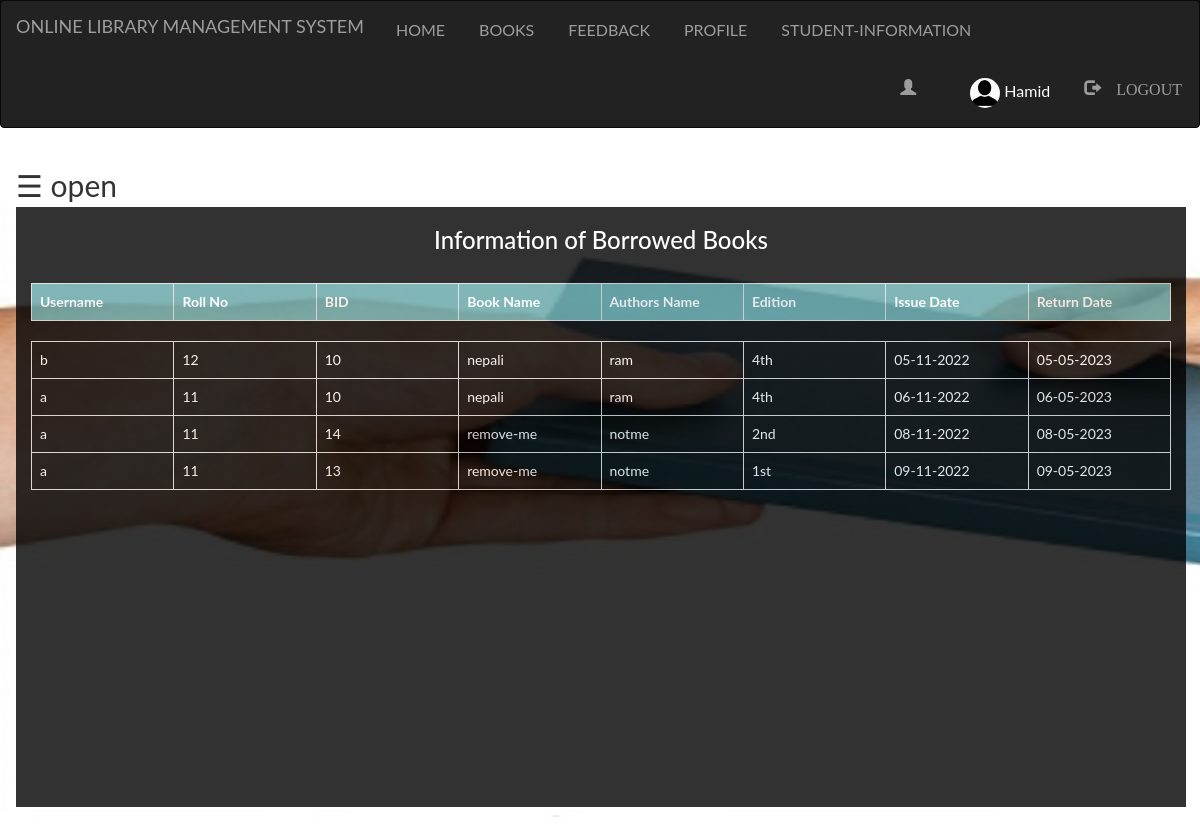
/Admin/issue_info.php (signed in), run on the app's committed database.
### tables this page shows
CREATE TABLE `student` (
  `first` varchar(100) NOT NULL,
  `last` varchar(100) NOT NULL,
  `username` varchar(100) NOT NULL,
  `password` varchar(100) NOT NULL,
  `roll` int(100) NOT NULL,
  `email` varchar(100) NOT NULL,
  `contact` varchar(100) NOT NULL,
  `pic` varchar(100) NOT NULL
);

CREATE TABLE `books` (
  `bid` int(100) NOT NULL,
  `name` varchar(100) NOT NULL,
  `authors` varchar(100) NOT NULL,
  `edition` varchar(100) NOT NULL,
  `status` varchar(100) NOT NULL,
  `quantity` int(100) NOT NULL,
  `department` varchar(100) NOT NULL,
  `bcount` int(100) NOT NULL
);

CREATE TABLE `issue_book` (
  `id` int(100) NOT NULL,
  `username` varchar(100) NOT NULL,
  `bid` int(100) NOT NULL,
  `approve` varchar(100) NOT NULL,
  `issue` varchar(100) NOT NULL,
  `return` varchar(100) NOT NULL
);

### Admin/issue_info.php (the view, shortened to what this page needs)
<?php
  include "navbar.php";
?>
<!DOCTYPE html>
<html>
<head>
</head>
<body>
<div id="main">
  <span style="font-size:30px;cursor:pointer" onclick="openNav()">&#9776; open</span>
  <div class="container">
    <h3 style="text-align: center;">Information of Borrowed Books</h3><br>
    <?php
      if(isset($_SESSION['login_user1']))
      {
        $sql="SELECT student.username,roll,books.bid,name,authors,edition,issue,issue_book.return FROM student inner join issue_book ON student.username=issue_book.username inner join books ON issue_book.bid=books.bid WHERE issue_book.approve ='Done' ORDER BY `issue_book`.`return` ASC";
        $res=mysqli_query($db,$sql);
        echo "<table class='table table-bordered' style='width:100%;' >";
        echo "<tr style='background-color: #6db6b9e6;'>";
        echo "<th>"; echo "Username";  echo "</th>";
        echo "<th>"; echo "Roll No";  echo "</th>";
        echo "<th>"; echo "BID";  echo "</th>";
        echo "<th>"; echo "Book Name";  echo "</th>";
        echo "<th>"; echo "Authors Name";  echo "</th>";
        echo "<th>"; echo "Edition";  echo "</th>";
        echo "<th>"; echo "Issue Date";  echo "</th>";
        echo "<th>"; echo "Return Date";  echo "</th>";
      echo "</tr>";
      echo "</table>";
       echo "<div class='scroll'>";
        echo "<table class='table table-bordered' >";
      while($row=mysqli_fetch_assoc($res))
      {
        echo "<tr>";
          echo "<td>"; echo $row['username']; echo "</td>";
          echo "<td>"; echo $row['roll']; echo "</td>";
          echo "<td>"; echo $row['bid']; echo "</td>";
          echo "<td>"; echo $row['name']; echo "</td>";
          echo "<td>"; echo $row['authors']; echo "</td>";
          echo "<td>"; echo $row['edition']; echo "</td>";
          echo "<td>"; echo $row['issue']; echo "</td>";
          echo "<td>"; echo $row['return']; echo "</td>";
        echo "</tr>";
      }
    echo "</table>";
        echo "</div>";
      }
      else
      {
        ?>
          <h3 style="text-align: center;">Login to see information of Borrowed Books</h3>
        <?php
      }
    ?>
  </div>
</div>
</body>
</html>

### Admin/style.css (style rules this page uses)
html, body, div, span, object, iframe, h1, h2, h3, h4, h5, h6, p, blockquote, pre, abbr, address, cite, code, del, dfn, em, img, ins, kbd, q, samp, small, strong, sub, sup, var, b, i, dl, dt, dd, ol, ul, li, fieldset, form, label, legend, table, caption, tbody, tfoot, thead, tr, th, td, article, aside, canvas, details, figcaption, figure, footer, header, hgroup, menu, nav, section, summary, time, mark, audio, video { margin:0; padding:0; border:0; outline:0; font-size:100%; vertical-align:baseline; background:transparent; }
body { line-height:1; }
table { border-collapse:collapse; border-spacing:0; }

### Admin/issue_info.php (style rules this page uses)
body { background-image: url("images/aa.jpg"); background-repeat: no-repeat; background-size: cover; font-family: "Lato", sans-serif; transition: background-color .5s; }
#main { transition: margin-left .5s; padding: 16px; }
.container { height: 600px; background-color: black; opacity: .8; color: white; }
.scroll { width: 100%; height: 500px; overflow: auto; }
th,td { width: 10%; }

### data on the page
student: username "b", roll "12", books.bid "10", books.name "nepali", books.authors "ram", books.edition "4th", issue_book.issue "05-11-2022", issue_book.return "05-05-2023"
student: username "a", roll "11", books.bid "10", books.name "nepali", books.authors "ram", books.edition "4th", issue_book.issue "06-11-2022", issue_book.return "06-05-2023", books.bid "14", books.name "remove-me", books.authors "notme", books.edition "2nd", issue_book.issue "08-11-2022", issue_book.return "08-05-2023", books.bid "13", books.edition "1st", issue_book.issue "09-11-2022", issue_book.return "09-05-2023"

### other printed values
$_SESSION['login_user1'] "Hamid"
